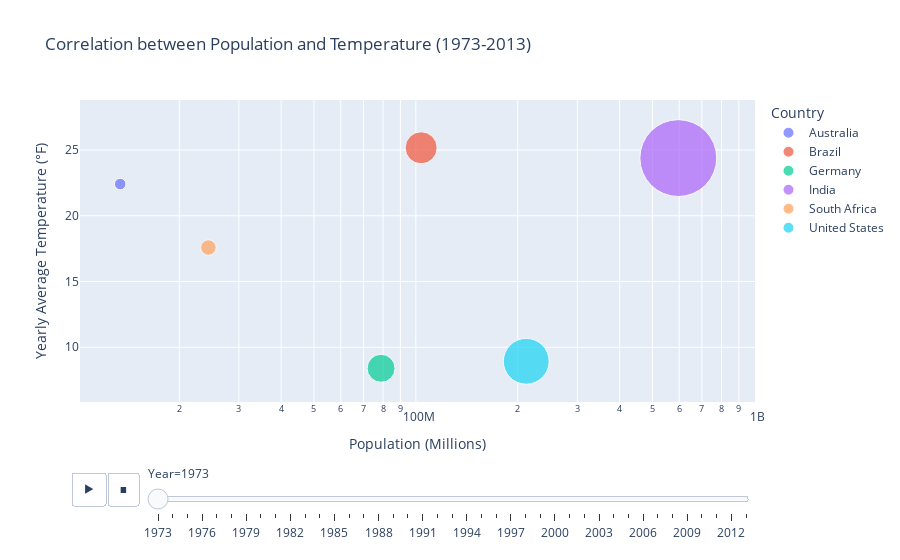

Notebook code for this chart:
### Code cell
# Assuming you have the necessary dataframes and variables defined

# Merge dataframes on 'Year' and 'Country'
merged_df = pd.merge(selected_countries_df, population_df, on=['Year', 'Country'])

merged_df.head()

# Create Animated Bubble Chart
fig = px.scatter(merged_df, x='Population', y='Yearly Average Temperature', color='Country',
                 size='Population',
                 title='Correlation between Population and Temperature (1973-2013)',
                 labels={'Population': 'Population (millions)', 'Yearly Average Temperature': 'Temperature (°C)'},
                 hover_data=['Year', 'Country'],
                 animation_frame='Year',  # Specify the animation frame
                 animation_group='Country',
                 size_max=80,
                 log_x=True)  # Specify the animation group

correlation_coefficient = merged_df['Population'].corr(merged_df['Yearly Average Temperature'])
print(merged_df)

fig.update_layout (xaxis_title='Population (Millions)', yaxis_title='Yearly Average Temperature (°F)')

# (xaxis=dict(tickvals=[10, 100, 1000, 2000], ticktext=['10M', '100M', '1B', '2B'], dtick=1),
#                   yaxis=dict(tickvals=[10, 15, 20, 25, 30], ticktext=['10°F', '15°F', '20°F', '25°F', '30°F']),

fig.show()

### Figure 1 — Plotly figure (JSON) as saved in the notebook; plotly's stock layout.template omitted (floating-point values rounded to 4 significant figures)
{"data": [{"customdata": [[1973, "Australia"]], "hovertemplate": "Country=%{customdata[1]}<br>Year=%{customdata[0]}<br>Population (millions)=%{marker.size}<br>Temperature (°F)=%{y}<extra></extra>", "ids": ["Australia"], "legendgroup": "Australia", "marker": {"color": "#636efa", "size": [13380000], "sizemode": "area", "sizeref": 201700.0, "symbol": "circle"}, "mode": "markers", "name": "Australia", "orientation": "v", "showlegend": true, "type": "scatter", "x": [13380000], "xaxis": "x", "y": [22.41], "yaxis": "y"}, {"customdata": [[1973, "Brazil"]], "hovertemplate": "Country=%{customdata[1]}<br>Year=%{customdata[0]}<br>Population (millions)=%{marker.size}<br>Temperature (°F)=%{y}<extra></extra>", "ids": ["Brazil"], "legendgroup": "Brazil", "marker": {"color": "#EF553B", "size": [103666904], "sizemode": "area", "sizeref": 201700.0, "symbol": "circle"}, "mode": "markers", "name": "Brazil", "orientation": "v", "showlegend": true, "type": "scatter", "x": [103666904], "xaxis": "x", "y": [25.17], "yaxis": "y"}, {"customdata": [[1973, "Germany"]], "hovertemplate": "Country=%{customdata[1]}<br>Year=%{customdata[0]}<br>Population (millions)=%{marker.size}<br>Temperature (°F)=%{y}<extra></extra>", "ids": ["Germany"], "legendgroup": "Germany", "marker": {"color": "#00cc96", "size": [78936666], "sizemode": "area", "sizeref": 201700.0, "symbol": "circle"}, "mode": "markers", "name": "Germany", "orientation": "v", "showlegend": true, "type": "scatter", "x": [78936666], "xaxis": "x", "y": [8.403], "yaxis": "y"}, {"customdata": [[1973, "India"]], "hovertemplate": "Country=%{customdata[1]}<br>Year=%{customdata[0]}<br>Population (millions)=%{marker.size}<br>Temperature (°F)=%{y}<extra></extra>", "ids": ["India"], "legendgroup": "India", "marker": {"color": "#ab63fa", "size": [596107483], "sizemode": "area", "sizeref": 201700.0, "symbol": "circle"}, "mode": "markers", "name": "India", "orientation": "v", "showlegend": true, "type": "scatter", "x": [596107483], "xaxis": "x", "y": [24.39], "yaxis": "y"}, {"customdata": [[1973, "South Africa"]], "hovertemplate": "Country=%{customdata[1]}<br>Year=%{customdata[0]}<br>Population (millions)=%{marker.size}<br>Temperature (°F)=%{y}<extra></extra>", "ids": ["South Africa"], "legendgroup": "South Africa", "marker": {"color": "#FFA15A", "size": [24382513], "sizemode": "area", "sizeref": 201700.0, "symbol": "circle"}, "mode": "markers", "name": "South Africa", "orientation": "v", "showlegend": true, "type": "scatter", "x": [24382513], "xaxis": "x", "y": [17.58], "yaxis": "y"}, {"customdata": [[1973, "United States"]], "hovertemplate": "Country=%{customdata[1]}<br>Year=%{customdata[0]}<br>Population (millions)=%{marker.size}<br>Temperature (°F)=%{y}<extra></extra>", "ids": ["United States"], "legendgroup": "United States", "marker": {"color": "#19d3f3", "size": [211909000], "sizemode": "area", "sizeref": 201700.0, "symbol": "circle"}, "mode": "markers", "name": "United States", "orientation": "v", "showlegend": true, "type": "scatter", "x": [211909000], "xaxis": "x", "y": [8.935], "yaxis": "y"}], "layout": {"legend": {"itemsizing": "constant", "title": {"text": "Country"}, "tracegroupgap": 0}, "sliders": [{"active": 0, "currentvalue": {"prefix": "Year="}, "len": 0.9, "pad": {"b": 10, "t": 60}, "steps": [{"args": [["1973"], {"frame": {"duration": 0, "redraw": false}, "fromcurrent": true, "mode": "immediate", "transition": {"duration": 0, "easing": "linear"}}], "label": "1973", "method": "animate"}, {"args": [["1974"], {"frame": {"duration": 0, "redraw": false}, "fromcurrent": true, "mode": "immediate", "transition": {"duration": 0, "easing": "linear"}}], "label": "1974", "method": "animate"}, {"args": [["1975"], {"frame": {"duration": 0, "redraw": false}, "fromcurrent": true, "mode": "immediate", "transition": {"duration": 0, "easing": "linear"}}], "label": "1975", "method": "animate"}, {"args": [["1976"], {"frame": {"duration": 0, "redraw": false}, "fromcurrent": true, "mode": "immediate", "transition": {"duration": 0, "easing": "linear"}}], "label": "1976", "method": "animate"}, {"args": [["1977"], {"frame": {"duration": 0, "redraw": false}, "fromcurrent": true, "mode": "immediate", "transition": {"duration": 0, "easing": "linear"}}], "label": "1977", "method": "animate"}, {"args": [["1978"], {"frame": {"duration": 0, "redraw": false}, "fromcurrent": true, "mode": "immediate", "transition": {"duration": 0, "easing": "linear"}}], "label": "1978", "method": "animate"}, {"args": [["1979"], {"frame": {"duration": 0, "redraw": false}, "fromcurrent": true, "mode": "immediate", "transition": {"duration": 0, "easing": "linear"}}], "label": "1979", "method": "animate"}, {"args": [["1980"], {"frame": {"duration": 0, "redraw": false}, "fromcurrent": true, "mode": "immediate", "transition": {"duration": 0, "easing": "linear"}}], "label": "1980", "method": "animate"}, {"args": [["1981"], {"frame": {"duration": 0, "redraw": false}, "fromcurrent": true, "mode": "immediate", "transition": {"duration": 0, "easing": "linear"}}], "label": "1981", "method": "animate"}, {"args": [["1982"], {"frame": {"duration": 0, "redraw": false}, "fromcurrent": true, "mode": "immediate", "transition": {"duration": 0, "easing": "linear"}}], "label": "1982", "method": "animate"}, {"args": [["1983"], {"frame": {"duration": 0, "redraw": false}, "fromcurrent": true, "mode": "immediate", "transition": {"duration": 0, "easing": "linear"}}], "label": "1983", "method": "animate"}, {"args": [["1984"], {"frame": {"duration": 0, "redraw": false}, "fromcurrent": true, "mode": "immediate", "transition": {"duration": 0, "easing": "linear"}}], "label": "1984", "method": "animate"}, {"args": [["1985"], {"frame": {"duration": 0, "redraw": false}, "fromcurrent": true, "mode": "immediate", "transition": {"duration": 0, "easing": "linear"}}], "label": "1985", "method": "animate"}, {"args": [["1986"], {"frame": {"duration": 0, "redraw": false}, "fromcurrent": true, "mode": "immediate", "transition": {"duration": 0, "easing": "linear"}}], "label": "1986", "method": "animate"}, {"args": [["1987"], {"frame": {"duration": 0, "redraw": false}, "fromcurrent": true, "mode": "immediate", "transition": {"duration": 0, "easing": "linear"}}], "label": "1987", "method": "animate"}, {"args": [["1988"], {"frame": {"duration": 0, "redraw": false}, "fromcurrent": true, "mode": "immediate", "transition": {"duration": 0, "easing": "linear"}}], "label": "1988", "method": "animate"}, {"args": [["1989"], {"frame": {"duration": 0, "redraw": false}, "fromcurrent": true, "mode": "immediate", "transition": {"duration": 0, "easing": "linear"}}], "label": "1989", "method": "animate"}, {"args": [["1990"], {"frame": {"duration": 0, "redraw": false}, "fromcurrent": true, "mode": "immediate", "transition": {"duration": 0, "easing": "linear"}}], "label": "1990", "method": "animate"}, {"args": [["1991"], {"frame": {"duration": 0, "redraw": false}, "fromcurrent": true, "mode": "immediate", "transition": {"duration": 0, "easing": "linear"}}], "label": "1991", "method": "animate"}, {"args": [["1992"], {"frame": {"duration": 0, "redraw": false}, "fromcurrent": true, "mode": "immediate", "transition": {"duration": 0, "easing": "linear"}}], "label": "1992", "method": "animate"}, {"args": [["1993"], {"frame": {"duration": 0, "redraw": false}, "fromcurrent": true, "mode": "immediate", "transition": {"duration": 0, "easing": "linear"}}], "label": "1993", "method": "animate"}, {"args": [["1994"], {"frame": {"duration": 0, "redraw": false}, "fromcurrent": true, "mode": "immediate", "transition": {"duration": 0, "easing": "linear"}}], "label": "1994", "method": "animate"}, {"args": [["1995"], {"frame": {"duration": 0, "redraw": false}, "fromcurrent": true, "mode": "immediate", "transition": {"duration": 0, "easing": "linear"}}], "label": "1995", "method": "animate"}, {"args": [["1996"], {"frame": {"duration": 0, "redraw": false}, "fromcurrent": true, "mode": "immediate", "transition": {"duration": 0, "easing": "linear"}}], "label": "1996", "method": "animate"}, {"args": [["1997"], {"frame": {"duration": 0, "redraw": false}, "fromcurrent": true, "mode": "immediate", "transition": {"duration": 0, "easing": "linear"}}], "label": "1997", "method": "animate"}, {"args": [["1998"], {"frame": {"duration": 0, "redraw": false}, "fromcurrent": true, "mode": "immediate", "transition": {"duration": 0, "easing": "linear"}}], "label": "1998", "method": "animate"}, {"args": [["1999"], {"frame": {"duration": 0, "redraw": false}, "fromcurrent": true, "mode": "immediate", "transition": {"duration": 0, "easing": "linear"}}], "label": "1999", "method": "animate"}, {"args": [["2000"], {"frame": {"duration": 0, "redraw": false}, "fromcurrent": true, "mode": "immediate", "transition": {"duration": 0, "easing": "linear"}}], "label": "2000", "method": "animate"}, {"args": [["2001"], {"frame": {"duration": 0, "redraw": false}, "fromcurrent": true, "mode": "immediate", "transition": {"duration": 0, "easing": "linear"}}], "label": "2001", "method": "animate"}, {"args": [["2002"], {"frame": {"duration": 0, "redraw": false}, "fromcurrent": true, "mode": "immediate", "transition": {"duration": 0, "easing": "linear"}}], "label": "2002", "method": "animate"}, {"args": [["2003"], {"frame": {"duration": 0, "redraw": false}, "fromcurrent": true, "mode": "immediate", "transition": {"duration": 0, "easing": "linear"}}], "label": "2003", "method": "animate"}, {"args": [["2004"], {"frame": {"duration": 0, "redraw": false}, "fromcurrent": true, "mode": "immediate", "transition": {"duration": 0, "easing": "linear"}}], "label": "2004", "method": "animate"}, {"args": [["2005"], {"frame": {"duration": 0, "redraw": false}, "fromcurrent": true, "mode": "immediate", "transition": {"duration": 0, "easing": "linear"}}], "label": "2005", "method": "animate"}, {"args": [["2006"], {"frame": {"duration": 0, "redraw": false}, "fromcurrent": true, "mode": "immediate", "transition": {"duration": 0, "easing": "linear"}}], "label": "2006", "method": "animate"}, {"args": [["2007"], {"frame": {"duration": 0, "redraw": false}, "fromcurrent": true, "mode": "immediate", "transition": {"duration": 0, "easing": "linear"}}], "label": "2007", "method": "animate"}, {"args": [["2008"], {"frame": {"duration": 0, "redraw": false}, "fromcurrent": true, "mode": "immediate", "transition": {"duration": 0, "easing": "linear"}}], "label": "2008", "method": "animate"}, {"args": [["2009"], {"frame": {"duration": 0, "redraw": false}, "fromcurrent": true, "mode": "immediate", "transition": {"duration": 0, "easing": "linear"}}], "label": "2009", "method": "animate"}, {"args": [["2010"], {"frame": {"duration": 0, "redraw": false}, "fromcurrent": true, "mode": "immediate", "transition": {"duration": 0, "easing": "linear"}}], "label": "2010", "method": "animate"}, {"args": [["2011"], {"frame": {"duration": 0, "redraw": false}, "fromcurrent": true, "mode": "immediate", "transition": {"duration": 0, "easing": "linear"}}], "label": "2011", "method": "animate"}, {"args": [["2012"], {"frame": {"duration": 0, "redraw": false}, "fromcurrent": true, "mode": "immediate", "transition": {"duration": 0, "easing": "linear"}}], "label": "2012", "method": "animate"}, {"args": [["2013"], {"frame": {"duration": 0, "redraw": false}, "fromcurrent": true, "mode": "immediate", "transition": {"duration": 0, "easing": "linear"}}], "label": "2013", "method": "animate"}], "x": 0.1, "xanchor": "left", "y": 0, "yanchor": "top"}], "title": {"text": "Correlation between Population and Temperature (1973-2013)"}, "updatemenus": [{"buttons": [{"args": [null, {"frame": {"duration": 500, "redraw": false}, "fromcurrent": true, "mode": "immediate", "transition": {"duration": 500, "easing": "linear"}}], "label": "&#9654;", "method": "animate"}, {"args": [[null], {"frame": {"duration": 0, "redraw": false}, "fromcurrent": true, "mode": "immediate", "transition": {"duration": 0, "easing": "linear"}}], "label": "&#9724;", "method": "animate"}], "direction": "left", "pad": {"r": 10, "t": 70}, "showactive": false, "type": "buttons", "x": 0.1, "xanchor": "right", "y": 0, "yanchor": "top"}], "xaxis": {"anchor": "y", "domain": [0, 1], "title": {"text": "Population (Millions)"}, "type": "log"}, "yaxis": {"anchor": "x", "domain": [0, 1], "title": {"text": "Yearly Average Temperature (°F)"}}}}
